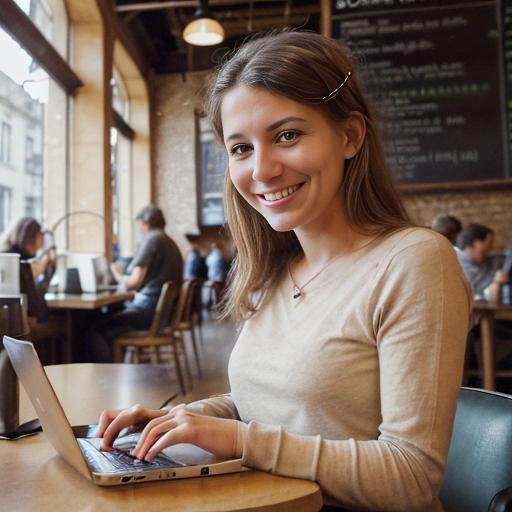
#> input picture image_processing_thresholding/photo.jpeg, 512 x 512 px
$ jupyter execute thresholding.ipynb
#> lines starting #> are read from the running program, lines starting #| are printed output that depends on the picture; after the words box and inside, x2 and y2 are one past the last pixel; in counts of white or black regions, pixels touching at a corner belong together
[cell 1]
from skimage.io import imread
from skimage import img_as_float
from skimage.filters import threshold_otsu, threshold_local
import matplotlib.pyplot as plt

# ----- Görüntüyü yükle -----
img = img_as_float(imread("photo.jpeg", as_gray=True))
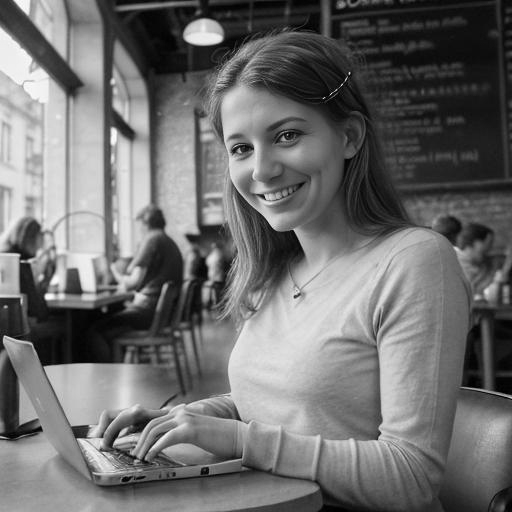
#> img: shape (512, 512) float64; min 0.000833, max 0.998, mean 0.432

# ----- 1) Sabit threshold -----
T_fixed = 0.4
binary_fixed = img > T_fixed
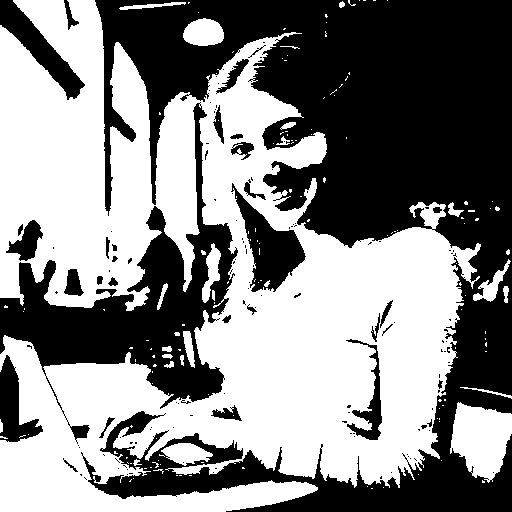
#> binary_fixed: shape (512, 512) bool; 52.4% white; 137 black regions (106 under 20 px), largest, box (x1, y1, x2, y2) and area: (81, 0, 512, 512) 92183, (0, 102, 238, 444) 20843, (231, 183, 306, 292) 3195

# ----- 2) Otsu threshold -----
T_otsu = threshold_otsu(img)
#> T_otsu = 0.439
binary_otsu = img > T_otsu
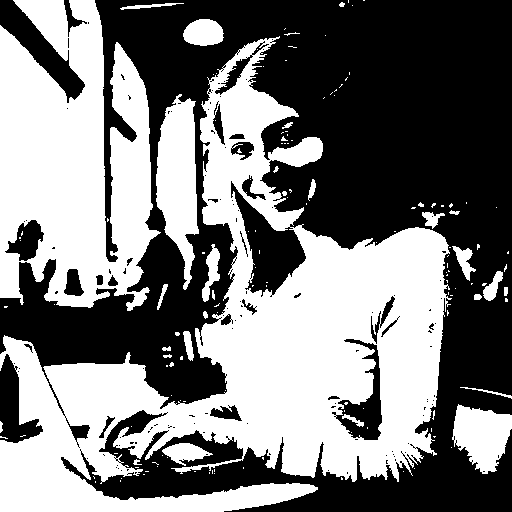
#> binary_otsu: shape (512, 512) bool; 48.1% white; 146 white regions (115 under 20 px), largest, box (x1, y1, x2, y2) and area: (0, 36, 452, 512) 79068, (0, 0, 161, 311) 34473, (156, 94, 199, 290) 5241

# ----- 3) Adaptive threshold -----
block_size = 35      # lokal pencere boyutu
T_local = threshold_local(img, block_size, method="gaussian")
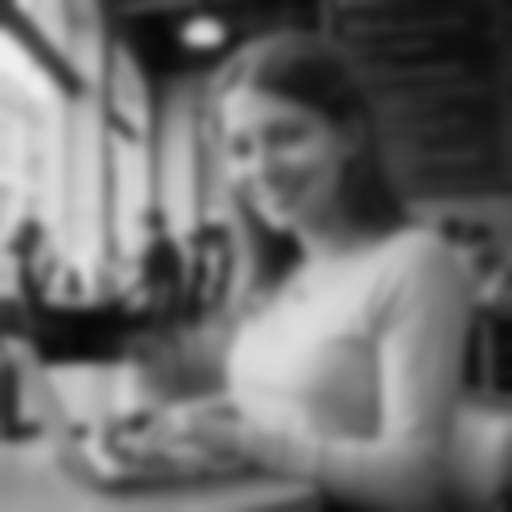
#> T_local: shape (512, 512) float64; min 0.0345, max 0.936, mean 0.432
binary_adaptive = img > T_local
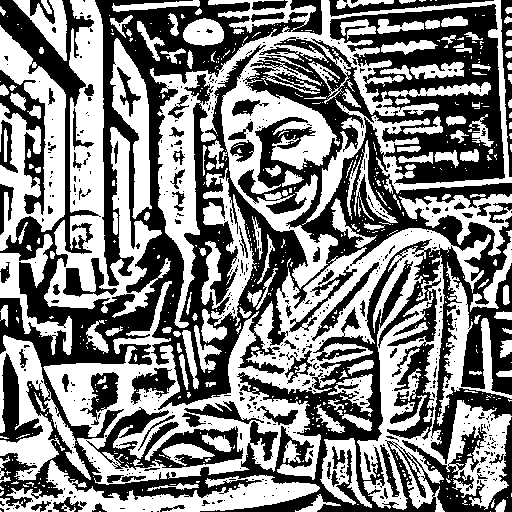
#> binary_adaptive: shape (512, 512) bool; 50.3% white; 548 black regions (468 under 20 px), largest, box (x1, y1, x2, y2) and area: (0, 0, 512, 512) 107846, (86, 407, 243, 470) 3537, (0, 70, 46, 215) 2095

# ----- Görselleştirme -----
fig, axes = plt.subplots(1,4, figsize=(16,4))

axes[0].imshow(img, cmap="gray")
axes[0].set_title("Original")
axes[0].axis("off")

axes[1].imshow(binary_fixed, cmap="gray")
axes[1].set_title("Fixed Threshold (T=0.5)")
axes[1].axis("off")

axes[2].imshow(binary_otsu, cmap="gray")
axes[2].set_title(f"Otsu (T={T_otsu:.3f})")
axes[2].axis("off")

axes[3].imshow(binary_adaptive, cmap="gray")
axes[3].set_title("Adaptive Gaussian")
axes[3].axis("off")

plt.show()

[cell 2]
from skimage.io import imread
from skimage import img_as_float
from skimage.filters import threshold_otsu
from skimage.morphology import remove_small_objects
from skimage.measure import label, regionprops
import numpy as np
import matplotlib.pyplot as plt

img = img_as_float(imread("photo.jpeg", as_gray=True))

# 1) Otsu ile kaba maske
T = threshold_otsu(img)
#> T = 0.439
binary = img > T   # nesneler beyaz, arka plan siyah varsayımı

# 2) Ufak objeleri temizle
clean = remove_small_objects(binary, min_size=500)
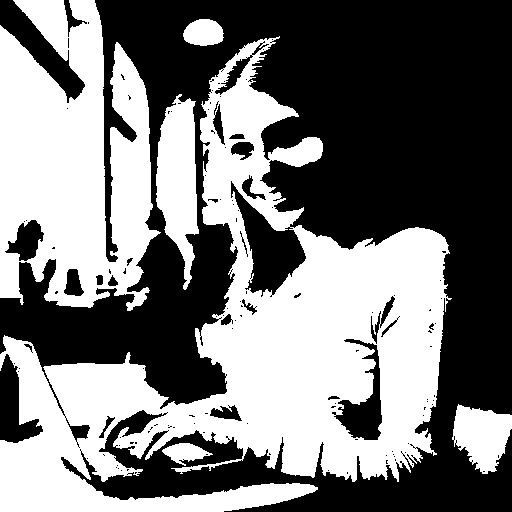
#> clean: shape (512, 512) bool; 46.9% white; 6 white regions

# 3) Bağlı bileşenleri bul
lab = label(clean)
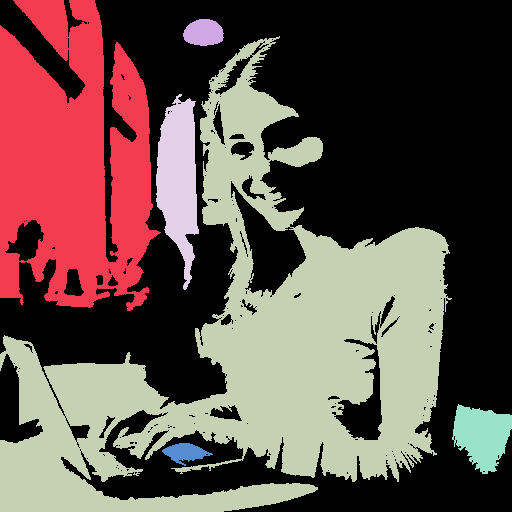
#> lab: shape (512, 512) int32; 7 distinct labels, from 0 to 6; one colour per label, 0 black
regions = regionprops(lab)
#> regions = 6 regions; box (x1, y1, x2, y2) and area: (0, 36, 452, 512) 78947, (0, 0, 161, 311) 34473, (156, 94, 199, 290) 5241, (452, 404, 512, 474) 2764, (183, 19, 224, 46) 866, (162, 443, 213, 466) 620

h, w = img.shape
#> h = 512; w = 512
center = np.array([h/2, w/2])
#> center = [256, 256]

# merkeze en yakın en büyük bölgeyi seç
best_label = 0
best_score = -1

for r in regions:
    area = r.area
    cy, cx = r.centroid
    dist = np.linalg.norm(np.array([cy, cx]) - center)
    score = area / (dist + 1e-6)  # büyük + merkeze yakın olsun
    if score > best_score:
        best_score = score
        best_label = r.label
#> this loop made 6 passes
#> (area, cy, cx, dist, score, best_score, best_label) on passes 1, 3: (34473, 159.6, 71.75, 208, 165.8, 165.8, 1), (78947, 350.8, 252.9, 94.89, 832, 832, 3)
#> (area, cy, cx, dist, score) on passes 2, 4, 5, 6: (866, 32.44, 203.3, 229.7, 3.77), (5241, 178, 178.2, 110.1, 47.58), (2764, 435.3, 481.6, 288.2, 9.59), (620, 452.2, 184.7, 208.8, 2.97)
#> after the loop, best_label = 3; best_score = 832

person_mask = lab == best_label
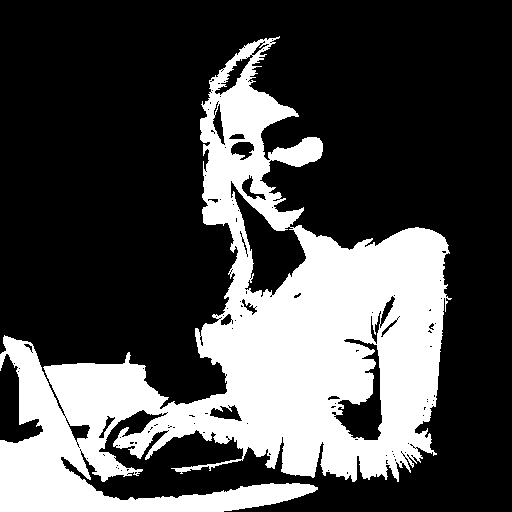
#> person_mask: shape (512, 512) bool; 30.1% white; 1 white region, box (x1, y1, x2, y2) and area: (0, 36, 452, 512) 78947

# Sonucu göster
fig, axes = plt.subplots(1,3, figsize=(12,4))
axes[0].imshow(img, cmap="gray"); axes[0].set_title("Original"); axes[0].axis("off")
axes[1].imshow(clean, cmap="gray"); axes[1].set_title("Otsu + cleaning"); axes[1].axis("off")
axes[2].imshow(person_mask, cmap="gray"); axes[2].set_title("Front person mask"); axes[2].axis("off")
plt.show()

[cell 3]
from skimage.io import imread
from skimage import img_as_float
from sklearn.cluster import KMeans
import numpy as np
import matplotlib.pyplot as plt

# read grayscale image
img = img_as_float(imread("photo.jpeg", as_gray=True))

# reshape as feature vector
pixels = img.reshape(-1, 1)

# KMeans: 2 clusters (foreground/background)
kmeans = KMeans(n_clusters=2, n_init="auto").fit(pixels)

# cluster labels
labels = kmeans.labels_.reshape(img.shape)
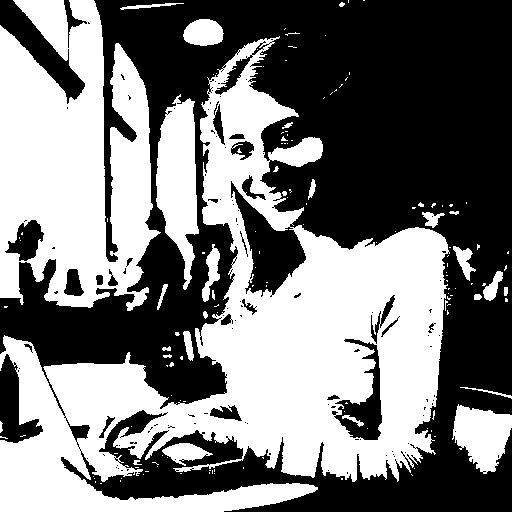
#> labels: shape (512, 512) int32; values 0 (black) and 1 (white), 47.8% white; 143 white regions (113 under 20 px), largest, box (x1, y1, x2, y2) and area: (0, 36, 450, 512) 78555, (0, 0, 161, 311) 34404, (156, 94, 199, 290) 5209

# determine which label corresponds to bright pixels
cluster_centers = kmeans.cluster_centers_.flatten()
#> cluster_centers = [0.218, 0.664]
bright_label = np.argmax(cluster_centers)
#> bright_label = 1

# make binary mask
binary = labels == bright_label

# show
fig, axes = plt.subplots(1,3, figsize=(12,4))
axes[0].imshow(img, cmap='gray'); axes[0].set_title("Original"); axes[0].axis("off")
axes[1].imshow(labels, cmap='gray'); axes[1].set_title("Cluster labels"); axes[1].axis("off")
axes[2].imshow(binary, cmap='gray'); axes[2].set_title("K-means binary"); axes[2].axis("off")
plt.show()
